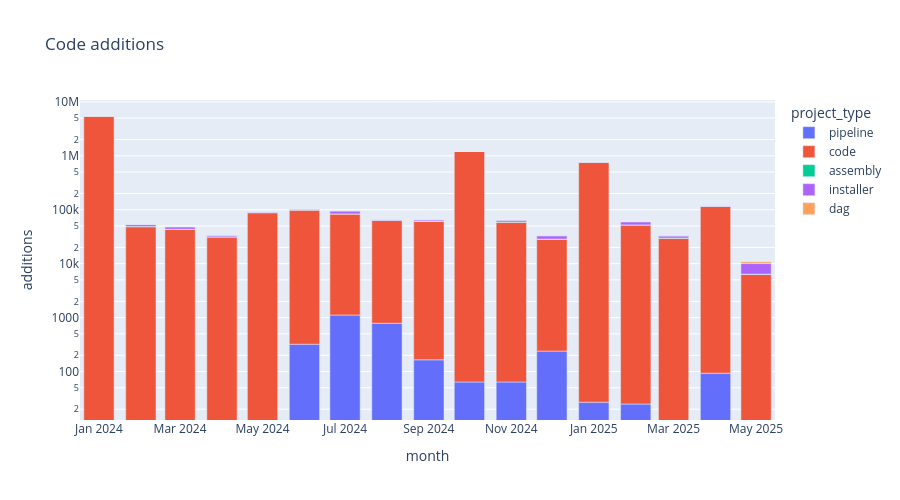

The notebook cell saved with this chart:
### Code cell
px.bar(commits_by_project_type.toPandas(),x='month',y='additions',color='project_type',height=500,title='Code additions',log_y=True)

### Figure 1 — Plotly figure (JSON) as saved in the notebook; plotly's stock layout.template omitted (floating-point values rounded to 4 significant figures)
{"data": [{"alignmentgroup": "True", "hovertemplate": "project_type=pipeline<br>month=%{x}<br>additions=%{y}<extra></extra>", "legendgroup": "pipeline", "marker": {"color": "#636efa", "pattern": {"shape": ""}}, "name": "pipeline", "offsetgroup": "pipeline", "orientation": "v", "showlegend": true, "textposition": "auto", "type": "bar", "x": ["2024-12-01T00:00:00", "2024-10-01T00:00:00", "2025-03-01T00:00:00", "2024-07-01T00:00:00", "2025-01-01T00:00:00", "2025-04-01T00:00:00", "2024-08-01T00:00:00", "2024-11-01T00:00:00", "2024-09-01T00:00:00", "2024-06-01T00:00:00", "2025-02-01T00:00:00"], "xaxis": "x", "y": [239, 64, 0, 1116, 27, 93, 786, 64, 165, 321, 25], "yaxis": "y"}, {"alignmentgroup": "True", "hovertemplate": "project_type=code<br>month=%{x}<br>additions=%{y}<extra></extra>", "legendgroup": "code", "marker": {"color": "#EF553B", "pattern": {"shape": ""}}, "name": "code", "offsetgroup": "code", "orientation": "v", "showlegend": true, "textposition": "auto", "type": "bar", "x": ["2024-07-01T00:00:00", "2024-03-01T00:00:00", "2025-01-01T00:00:00", "2024-02-01T00:00:00", "2024-12-01T00:00:00", "2024-01-01T00:00:00", "2025-03-01T00:00:00", "2024-10-01T00:00:00", "2025-04-01T00:00:00", "2024-09-01T00:00:00", "2025-05-01T00:00:00", "2024-11-01T00:00:00", "2024-08-01T00:00:00", "2024-05-01T00:00:00", "2024-06-01T00:00:00", "2024-04-01T00:00:00", "2025-02-01T00:00:00"], "xaxis": "x", "y": [82222, 43384, 760590, 48301, 28181, 5464255, 29584, 1202874, 114848, 60507, 6345, 58645, 62258, 88071, 98169, 31149, 52034], "yaxis": "y"}, {"alignmentgroup": "True", "hovertemplate": "project_type=assembly<br>month=%{x}<br>additions=%{y}<extra></extra>", "legendgroup": "assembly", "marker": {"color": "#00cc96", "pattern": {"shape": ""}}, "name": "assembly", "offsetgroup": "assembly", "orientation": "v", "showlegend": true, "textposition": "auto", "type": "bar", "x": ["2024-02-01T00:00:00", "2025-01-01T00:00:00", "2024-10-01T00:00:00", "2024-12-01T00:00:00", "2024-03-01T00:00:00", "2025-04-01T00:00:00", "2025-03-01T00:00:00", "2024-07-01T00:00:00", "2024-01-01T00:00:00", "2024-06-01T00:00:00", "2024-04-01T00:00:00", "2025-02-01T00:00:00", "2024-08-01T00:00:00", "2025-05-01T00:00:00", "2024-11-01T00:00:00", "2024-09-01T00:00:00", "2024-05-01T00:00:00"], "xaxis": "x", "y": [587, 365, 583, 251, 239, 406, 269, 404, 171, 117, 350, 246, 213, 45, 516, 505, 526], "yaxis": "y"}, {"alignmentgroup": "True", "hovertemplate": "project_type=installer<br>month=%{x}<br>additions=%{y}<extra></extra>", "legendgroup": "installer", "marker": {"color": "#ab63fa", "pattern": {"shape": ""}}, "name": "installer", "offsetgroup": "installer", "orientation": "v", "showlegend": true, "textposition": "auto", "type": "bar", "x": ["2024-10-01T00:00:00", "2024-07-01T00:00:00", "2024-02-01T00:00:00", "2024-03-01T00:00:00", "2024-01-01T00:00:00", "2025-04-01T00:00:00", "2025-03-01T00:00:00", "2024-12-01T00:00:00", "2025-01-01T00:00:00", "2024-11-01T00:00:00", "2025-05-01T00:00:00", "2024-05-01T00:00:00", "2024-04-01T00:00:00", "2024-09-01T00:00:00", "2024-06-01T00:00:00", "2025-02-01T00:00:00", "2024-08-01T00:00:00"], "xaxis": "x", "y": [3237, 11171, 4159, 4127, 5058, 2840, 2733, 4277, 2729, 4763, 3663, 2235, 2059, 3807, 3788, 6912, 2381], "yaxis": "y"}, {"alignmentgroup": "True", "hovertemplate": "project_type=dag<br>month=%{x}<br>additions=%{y}<extra></extra>", "legendgroup": "dag", "marker": {"color": "#FFA15A", "pattern": {"shape": ""}}, "name": "dag", "offsetgroup": "dag", "orientation": "v", "showlegend": true, "textposition": "auto", "type": "bar", "x": ["2024-02-01T00:00:00", "2024-12-01T00:00:00", "2024-07-01T00:00:00", "2024-01-01T00:00:00", "2025-04-01T00:00:00", "2025-03-01T00:00:00", "2024-10-01T00:00:00", "2025-05-01T00:00:00", "2024-06-01T00:00:00", "2024-11-01T00:00:00", "2024-04-01T00:00:00", "2024-09-01T00:00:00", "2024-08-01T00:00:00", "2024-05-01T00:00:00"], "xaxis": "x", "y": [44, 49, 247, 2, 581, 495, 413, 790, 240, 100, 152, 19, 12, 447], "yaxis": "y"}], "layout": {"barmode": "relative", "height": 500, "legend": {"title": {"text": "project_type"}, "tracegroupgap": 0}, "title": {"text": "Code additions"}, "xaxis": {"anchor": "y", "domain": [0, 1], "title": {"text": "month"}}, "yaxis": {"anchor": "x", "domain": [0, 1], "title": {"text": "additions"}, "type": "log"}}}
